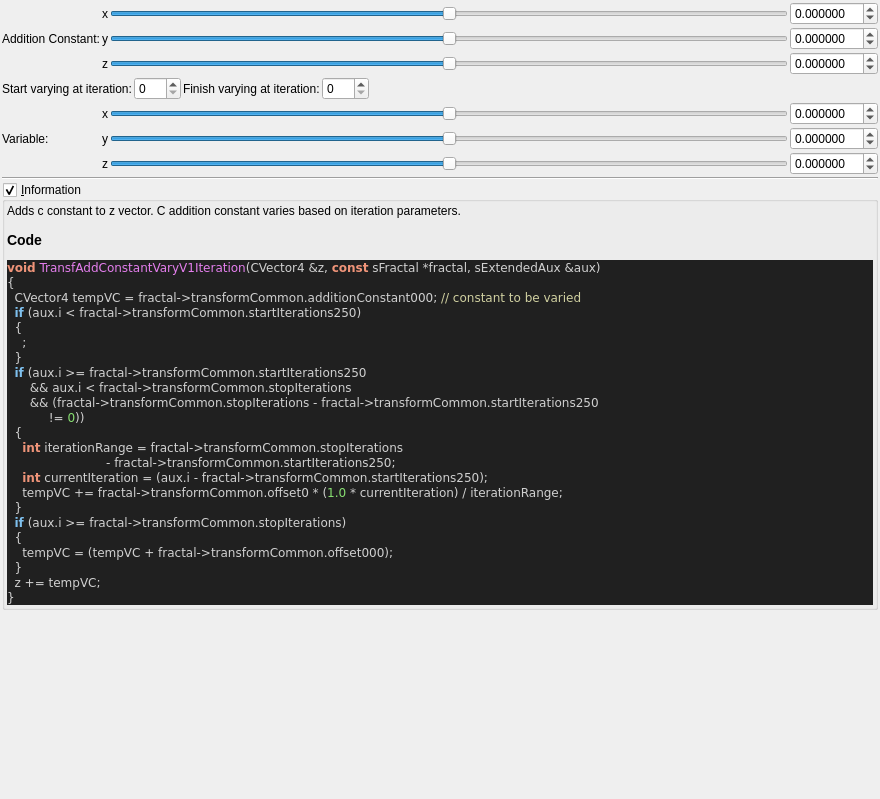
<?xml version="1.0" encoding="UTF-8"?>
<ui version="4.0">
 <class>transf_add_constant_vary_v1</class>
 <widget class="QWidget" name="Form">
  <property name="geometry">
   <rect>
    <x>0</x>
    <y>0</y>
    <width>880</width>
    <height>799</height>
   </rect>
  </property>
  <property name="windowTitle">
   <string notr="true">transf_add_constant_vary_v1</string>
  </property>
  <layout class="QVBoxLayout" name="verticalLayout">
   <property name="spacing">
    <number>2</number>
   </property>
   <property name="leftMargin">
    <number>2</number>
   </property>
   <property name="topMargin">
    <number>2</number>
   </property>
   <property name="rightMargin">
    <number>2</number>
   </property>
   <property name="bottomMargin">
    <number>2</number>
   </property>
   <item>
    <layout class="QGridLayout" name="gridLayout_44">
     <property name="spacing">
      <number>2</number>
     </property>
     <item row="4" column="1">
      <widget class="QLabel" name="label_167">
       <property name="text">
        <string notr="true">x</string>
       </property>
      </widget>
     </item>
     <item row="4" column="2">
      <widget class="QSlider" name="slider3_transf_offset_000_x">
       <property name="sizePolicy">
        <sizepolicy hsizetype="Expanding" vsizetype="Maximum">
         <horstretch>0</horstretch>
         <verstretch>0</verstretch>
        </sizepolicy>
       </property>
       <property name="minimum">
        <number>-5000000</number>
       </property>
       <property name="maximum">
        <number>5000000</number>
       </property>
       <property name="singleStep">
        <number>1</number>
       </property>
       <property name="orientation">
        <enum>Qt::Horizontal</enum>
       </property>
      </widget>
     </item>
     <item row="6" column="1">
      <widget class="QLabel" name="label_161">
       <property name="text">
        <string notr="true">z</string>
       </property>
      </widget>
     </item>
     <item row="5" column="2">
      <widget class="QSlider" name="slider3_transf_offset_000_y">
       <property name="sizePolicy">
        <sizepolicy hsizetype="Expanding" vsizetype="Maximum">
         <horstretch>0</horstretch>
         <verstretch>0</verstretch>
        </sizepolicy>
       </property>
       <property name="minimum">
        <number>-5000000</number>
       </property>
       <property name="maximum">
        <number>5000000</number>
       </property>
       <property name="singleStep">
        <number>1</number>
       </property>
       <property name="orientation">
        <enum>Qt::Horizontal</enum>
       </property>
      </widget>
     </item>
     <item row="2" column="3">
      <widget class="MyDoubleSpinBox" name="spinbox3_transf_addition_constant_z">
       <property name="sizePolicy">
        <sizepolicy hsizetype="Minimum" vsizetype="Maximum">
         <horstretch>0</horstretch>
         <verstretch>0</verstretch>
        </sizepolicy>
       </property>
       <property name="prefix">
        <string/>
       </property>
       <property name="suffix">
        <string/>
       </property>
       <property name="decimals">
        <number>6</number>
       </property>
       <property name="minimum">
        <double>-99.989999999999995</double>
       </property>
       <property name="maximum">
        <double>99.989999999999995</double>
       </property>
       <property name="singleStep">
        <double>0.100000000000000</double>
       </property>
      </widget>
     </item>
     <item row="5" column="3">
      <widget class="MyDoubleSpinBox" name="spinbox3_transf_offset_000_y">
       <property name="sizePolicy">
        <sizepolicy hsizetype="Minimum" vsizetype="Maximum">
         <horstretch>0</horstretch>
         <verstretch>0</verstretch>
        </sizepolicy>
       </property>
       <property name="prefix">
        <string/>
       </property>
       <property name="suffix">
        <string/>
       </property>
       <property name="decimals">
        <number>6</number>
       </property>
       <property name="minimum">
        <double>-99.989999999999995</double>
       </property>
       <property name="maximum">
        <double>99.989999999999995</double>
       </property>
       <property name="singleStep">
        <double>0.100000000000000</double>
       </property>
      </widget>
     </item>
     <item row="1" column="1">
      <widget class="QLabel" name="label_162">
       <property name="text">
        <string notr="true">y</string>
       </property>
      </widget>
     </item>
     <item row="6" column="2">
      <widget class="QSlider" name="slider3_transf_offset_000_z">
       <property name="sizePolicy">
        <sizepolicy hsizetype="Expanding" vsizetype="Maximum">
         <horstretch>0</horstretch>
         <verstretch>0</verstretch>
        </sizepolicy>
       </property>
       <property name="minimum">
        <number>-5000000</number>
       </property>
       <property name="maximum">
        <number>5000000</number>
       </property>
       <property name="singleStep">
        <number>1</number>
       </property>
       <property name="orientation">
        <enum>Qt::Horizontal</enum>
       </property>
      </widget>
     </item>
     <item row="0" column="1">
      <widget class="QLabel" name="label_160">
       <property name="text">
        <string notr="true">x</string>
       </property>
      </widget>
     </item>
     <item row="1" column="2">
      <widget class="QSlider" name="slider3_transf_addition_constant_y">
       <property name="sizePolicy">
        <sizepolicy hsizetype="Expanding" vsizetype="Maximum">
         <horstretch>0</horstretch>
         <verstretch>0</verstretch>
        </sizepolicy>
       </property>
       <property name="minimum">
        <number>-5000000</number>
       </property>
       <property name="maximum">
        <number>5000000</number>
       </property>
       <property name="singleStep">
        <number>1</number>
       </property>
       <property name="orientation">
        <enum>Qt::Horizontal</enum>
       </property>
      </widget>
     </item>
     <item row="0" column="3">
      <widget class="MyDoubleSpinBox" name="spinbox3_transf_addition_constant_x">
       <property name="sizePolicy">
        <sizepolicy hsizetype="Minimum" vsizetype="Maximum">
         <horstretch>0</horstretch>
         <verstretch>0</verstretch>
        </sizepolicy>
       </property>
       <property name="prefix">
        <string/>
       </property>
       <property name="suffix">
        <string/>
       </property>
       <property name="decimals">
        <number>6</number>
       </property>
       <property name="minimum">
        <double>-99.989999999999995</double>
       </property>
       <property name="maximum">
        <double>99.989999999999995</double>
       </property>
       <property name="singleStep">
        <double>0.100000000000000</double>
       </property>
      </widget>
     </item>
     <item row="2" column="2">
      <widget class="QSlider" name="slider3_transf_addition_constant_z">
       <property name="sizePolicy">
        <sizepolicy hsizetype="Expanding" vsizetype="Maximum">
         <horstretch>0</horstretch>
         <verstretch>0</verstretch>
        </sizepolicy>
       </property>
       <property name="minimum">
        <number>-5000000</number>
       </property>
       <property name="maximum">
        <number>5000000</number>
       </property>
       <property name="singleStep">
        <number>1</number>
       </property>
       <property name="orientation">
        <enum>Qt::Horizontal</enum>
       </property>
      </widget>
     </item>
     <item row="2" column="1">
      <widget class="QLabel" name="label_163">
       <property name="text">
        <string notr="true">z</string>
       </property>
      </widget>
     </item>
     <item row="0" column="2">
      <widget class="QSlider" name="slider3_transf_addition_constant_x">
       <property name="sizePolicy">
        <sizepolicy hsizetype="Preferred" vsizetype="Preferred">
         <horstretch>0</horstretch>
         <verstretch>0</verstretch>
        </sizepolicy>
       </property>
       <property name="minimum">
        <number>-5000000</number>
       </property>
       <property name="maximum">
        <number>5000000</number>
       </property>
       <property name="singleStep">
        <number>1</number>
       </property>
       <property name="orientation">
        <enum>Qt::Horizontal</enum>
       </property>
      </widget>
     </item>
     <item row="6" column="3">
      <widget class="MyDoubleSpinBox" name="spinbox3_transf_offset_000_z">
       <property name="sizePolicy">
        <sizepolicy hsizetype="Minimum" vsizetype="Maximum">
         <horstretch>0</horstretch>
         <verstretch>0</verstretch>
        </sizepolicy>
       </property>
       <property name="prefix">
        <string/>
       </property>
       <property name="suffix">
        <string/>
       </property>
       <property name="decimals">
        <number>6</number>
       </property>
       <property name="minimum">
        <double>-99.989999999999995</double>
       </property>
       <property name="maximum">
        <double>99.989999999999995</double>
       </property>
       <property name="singleStep">
        <double>0.100000000000000</double>
       </property>
      </widget>
     </item>
     <item row="1" column="3">
      <widget class="MyDoubleSpinBox" name="spinbox3_transf_addition_constant_y">
       <property name="sizePolicy">
        <sizepolicy hsizetype="Minimum" vsizetype="Maximum">
         <horstretch>0</horstretch>
         <verstretch>0</verstretch>
        </sizepolicy>
       </property>
       <property name="prefix">
        <string/>
       </property>
       <property name="suffix">
        <string/>
       </property>
       <property name="decimals">
        <number>6</number>
       </property>
       <property name="minimum">
        <double>-99.989999999999995</double>
       </property>
       <property name="maximum">
        <double>99.989999999999995</double>
       </property>
       <property name="singleStep">
        <double>0.100000000000000</double>
       </property>
      </widget>
     </item>
     <item row="4" column="3">
      <widget class="MyDoubleSpinBox" name="spinbox3_transf_offset_000_x">
       <property name="sizePolicy">
        <sizepolicy hsizetype="Minimum" vsizetype="Maximum">
         <horstretch>0</horstretch>
         <verstretch>0</verstretch>
        </sizepolicy>
       </property>
       <property name="prefix">
        <string/>
       </property>
       <property name="suffix">
        <string/>
       </property>
       <property name="decimals">
        <number>6</number>
       </property>
       <property name="minimum">
        <double>-99.989999999999995</double>
       </property>
       <property name="maximum">
        <double>99.989999999999995</double>
       </property>
       <property name="singleStep">
        <double>0.100000000000000</double>
       </property>
      </widget>
     </item>
     <item row="1" column="0">
      <widget class="QLabel" name="label_164">
       <property name="text">
        <string>Addition Constant:</string>
       </property>
      </widget>
     </item>
     <item row="5" column="1">
      <widget class="QLabel" name="label_165">
       <property name="text">
        <string notr="true">y</string>
       </property>
      </widget>
     </item>
     <item row="3" column="0" colspan="4">
      <layout class="QGridLayout" name="gridLayout_45">
       <item row="0" column="3">
        <widget class="MySpinBox" name="spinboxInt_transf_stop_iterations">
         <property name="sizePolicy">
          <sizepolicy hsizetype="Minimum" vsizetype="Maximum">
           <horstretch>0</horstretch>
           <verstretch>0</verstretch>
          </sizepolicy>
         </property>
         <property name="maximum">
          <number>250</number>
         </property>
        </widget>
       </item>
       <item row="0" column="4">
        <spacer name="horizontalSpacer_24">
         <property name="orientation">
          <enum>Qt::Horizontal</enum>
         </property>
         <property name="sizeHint" stdset="0">
          <size>
           <width>40</width>
           <height>20</height>
          </size>
         </property>
        </spacer>
       </item>
       <item row="0" column="1">
        <widget class="MySpinBox" name="spinboxInt_transf_start_iterations_250">
         <property name="sizePolicy">
          <sizepolicy hsizetype="Minimum" vsizetype="Maximum">
           <horstretch>0</horstretch>
           <verstretch>0</verstretch>
          </sizepolicy>
         </property>
         <property name="maximum">
          <number>250</number>
         </property>
        </widget>
       </item>
       <item row="0" column="2">
        <widget class="QLabel" name="label_169">
         <property name="text">
          <string>Finish varying at iteration:</string>
         </property>
        </widget>
       </item>
       <item row="0" column="0">
        <widget class="QLabel" name="label_171">
         <property name="text">
          <string>Start varying at iteration:</string>
         </property>
        </widget>
       </item>
      </layout>
     </item>
     <item row="5" column="0">
      <widget class="QLabel" name="label_166">
       <property name="text">
        <string>Variable:</string>
       </property>
      </widget>
     </item>
    </layout>
   </item>
   <item>
    <widget class="Line" name="line_31">
     <property name="orientation">
      <enum>Qt::Horizontal</enum>
     </property>
    </widget>
   </item>
   <item>
    <widget class="MyGroupBox" name="groupCheck_info">
     <property name="title">
      <string>&amp;Information</string>
     </property>
     <property name="flat">
      <bool>false</bool>
     </property>
     <property name="checkable">
      <bool>true</bool>
     </property>
     <layout class="QVBoxLayout" name="verticalLayout_2">
      <property name="spacing">
       <number>2</number>
      </property>
      <property name="leftMargin">
       <number>2</number>
      </property>
      <property name="topMargin">
       <number>2</number>
      </property>
      <property name="rightMargin">
       <number>2</number>
      </property>
      <property name="bottomMargin">
       <number>2</number>
      </property>
      <item>
       <widget class="QLabel" name="label_code_content">
        <property name="text">
         <string notr="true">&lt;p&gt;Adds c constant to z vector. C addition constant varies based on iteration parameters.&lt;/p&gt;&lt;table&gt;
&lt;/table&gt;
&lt;h3&gt;Code&lt;/h3&gt;
&lt;body style=&quot;background-color:#202020&quot;&gt;
&lt;pre style=&quot;color:#d0d0d0; background-color:#202020;  font-family:'Courier New',monospace;&quot;&gt;&lt;span style=&quot;color:#f09479; font-weight:bold&quot;&gt;void&lt;/span&gt; &lt;span style=&quot;color:#e47eed&quot;&gt;TransfAddConstantVaryV1Iteration&lt;/span&gt;&lt;span style=&quot;color:#d0d0d0&quot;&gt;(&lt;/span&gt;CVector4 &lt;span style=&quot;color:#d0d0d0&quot;&gt;&amp;amp;&lt;/span&gt;z&lt;span style=&quot;color:#d0d0d0&quot;&gt;,&lt;/span&gt; &lt;span style=&quot;color:#f09479; font-weight:bold&quot;&gt;const&lt;/span&gt; sFractal &lt;span style=&quot;color:#d0d0d0&quot;&gt;*&lt;/span&gt;fractal&lt;span style=&quot;color:#d0d0d0&quot;&gt;,&lt;/span&gt; sExtendedAux &lt;span style=&quot;color:#d0d0d0&quot;&gt;&amp;amp;&lt;/span&gt;aux&lt;span style=&quot;color:#d0d0d0&quot;&gt;)&lt;/span&gt;
&lt;span style=&quot;color:#d0d0d0&quot;&gt;{&lt;/span&gt;
  CVector4 tempVC &lt;span style=&quot;color:#d0d0d0&quot;&gt;=&lt;/span&gt; fractal&lt;span style=&quot;color:#d0d0d0&quot;&gt;-&amp;gt;&lt;/span&gt;transformCommon&lt;span style=&quot;color:#d0d0d0&quot;&gt;.&lt;/span&gt;additionConstant000&lt;span style=&quot;color:#d0d0d0&quot;&gt;;&lt;/span&gt; &lt;span style=&quot;color:#d0d0a0&quot;&gt;// constant to be varied&lt;/span&gt;
  &lt;span style=&quot;color:#7ec0ee; font-weight:bold&quot;&gt;if&lt;/span&gt; &lt;span style=&quot;color:#d0d0d0&quot;&gt;(&lt;/span&gt;aux&lt;span style=&quot;color:#d0d0d0&quot;&gt;.&lt;/span&gt;i &lt;span style=&quot;color:#d0d0d0&quot;&gt;&amp;lt;&lt;/span&gt; fractal&lt;span style=&quot;color:#d0d0d0&quot;&gt;-&amp;gt;&lt;/span&gt;transformCommon&lt;span style=&quot;color:#d0d0d0&quot;&gt;.&lt;/span&gt;startIterations250&lt;span style=&quot;color:#d0d0d0&quot;&gt;)&lt;/span&gt;
  &lt;span style=&quot;color:#d0d0d0&quot;&gt;{&lt;/span&gt;
    &lt;span style=&quot;color:#d0d0d0&quot;&gt;;&lt;/span&gt;
  &lt;span style=&quot;color:#d0d0d0&quot;&gt;}&lt;/span&gt;
  &lt;span style=&quot;color:#7ec0ee; font-weight:bold&quot;&gt;if&lt;/span&gt; &lt;span style=&quot;color:#d0d0d0&quot;&gt;(&lt;/span&gt;aux&lt;span style=&quot;color:#d0d0d0&quot;&gt;.&lt;/span&gt;i &lt;span style=&quot;color:#d0d0d0&quot;&gt;&amp;gt;=&lt;/span&gt; fractal&lt;span style=&quot;color:#d0d0d0&quot;&gt;-&amp;gt;&lt;/span&gt;transformCommon&lt;span style=&quot;color:#d0d0d0&quot;&gt;.&lt;/span&gt;startIterations250
      &lt;span style=&quot;color:#d0d0d0&quot;&gt;&amp;amp;&amp;amp;&lt;/span&gt; aux&lt;span style=&quot;color:#d0d0d0&quot;&gt;.&lt;/span&gt;i &lt;span style=&quot;color:#d0d0d0&quot;&gt;&amp;lt;&lt;/span&gt; fractal&lt;span style=&quot;color:#d0d0d0&quot;&gt;-&amp;gt;&lt;/span&gt;transformCommon&lt;span style=&quot;color:#d0d0d0&quot;&gt;.&lt;/span&gt;stopIterations
      &lt;span style=&quot;color:#d0d0d0&quot;&gt;&amp;amp;&amp;amp; (&lt;/span&gt;fractal&lt;span style=&quot;color:#d0d0d0&quot;&gt;-&amp;gt;&lt;/span&gt;transformCommon&lt;span style=&quot;color:#d0d0d0&quot;&gt;.&lt;/span&gt;stopIterations &lt;span style=&quot;color:#d0d0d0&quot;&gt;-&lt;/span&gt; fractal&lt;span style=&quot;color:#d0d0d0&quot;&gt;-&amp;gt;&lt;/span&gt;transformCommon&lt;span style=&quot;color:#d0d0d0&quot;&gt;.&lt;/span&gt;startIterations250
           &lt;span style=&quot;color:#d0d0d0&quot;&gt;!=&lt;/span&gt; &lt;span style=&quot;color:#87df71&quot;&gt;0&lt;/span&gt;&lt;span style=&quot;color:#d0d0d0&quot;&gt;))&lt;/span&gt;
  &lt;span style=&quot;color:#d0d0d0&quot;&gt;{&lt;/span&gt;
    &lt;span style=&quot;color:#f09479; font-weight:bold&quot;&gt;int&lt;/span&gt; iterationRange &lt;span style=&quot;color:#d0d0d0&quot;&gt;=&lt;/span&gt; fractal&lt;span style=&quot;color:#d0d0d0&quot;&gt;-&amp;gt;&lt;/span&gt;transformCommon&lt;span style=&quot;color:#d0d0d0&quot;&gt;.&lt;/span&gt;stopIterations
                          &lt;span style=&quot;color:#d0d0d0&quot;&gt;-&lt;/span&gt; fractal&lt;span style=&quot;color:#d0d0d0&quot;&gt;-&amp;gt;&lt;/span&gt;transformCommon&lt;span style=&quot;color:#d0d0d0&quot;&gt;.&lt;/span&gt;startIterations250&lt;span style=&quot;color:#d0d0d0&quot;&gt;;&lt;/span&gt;
    &lt;span style=&quot;color:#f09479; font-weight:bold&quot;&gt;int&lt;/span&gt; currentIteration &lt;span style=&quot;color:#d0d0d0&quot;&gt;= (&lt;/span&gt;aux&lt;span style=&quot;color:#d0d0d0&quot;&gt;.&lt;/span&gt;i &lt;span style=&quot;color:#d0d0d0&quot;&gt;-&lt;/span&gt; fractal&lt;span style=&quot;color:#d0d0d0&quot;&gt;-&amp;gt;&lt;/span&gt;transformCommon&lt;span style=&quot;color:#d0d0d0&quot;&gt;.&lt;/span&gt;startIterations250&lt;span style=&quot;color:#d0d0d0&quot;&gt;);&lt;/span&gt;
    tempVC &lt;span style=&quot;color:#d0d0d0&quot;&gt;+=&lt;/span&gt; fractal&lt;span style=&quot;color:#d0d0d0&quot;&gt;-&amp;gt;&lt;/span&gt;transformCommon&lt;span style=&quot;color:#d0d0d0&quot;&gt;.&lt;/span&gt;offset0 &lt;span style=&quot;color:#d0d0d0&quot;&gt;* (&lt;/span&gt;&lt;span style=&quot;color:#87df71&quot;&gt;1.0&lt;/span&gt; &lt;span style=&quot;color:#d0d0d0&quot;&gt;*&lt;/span&gt; currentIteration&lt;span style=&quot;color:#d0d0d0&quot;&gt;) /&lt;/span&gt; iterationRange&lt;span style=&quot;color:#d0d0d0&quot;&gt;;&lt;/span&gt;
  &lt;span style=&quot;color:#d0d0d0&quot;&gt;}&lt;/span&gt;
  &lt;span style=&quot;color:#7ec0ee; font-weight:bold&quot;&gt;if&lt;/span&gt; &lt;span style=&quot;color:#d0d0d0&quot;&gt;(&lt;/span&gt;aux&lt;span style=&quot;color:#d0d0d0&quot;&gt;.&lt;/span&gt;i &lt;span style=&quot;color:#d0d0d0&quot;&gt;&amp;gt;=&lt;/span&gt; fractal&lt;span style=&quot;color:#d0d0d0&quot;&gt;-&amp;gt;&lt;/span&gt;transformCommon&lt;span style=&quot;color:#d0d0d0&quot;&gt;.&lt;/span&gt;stopIterations&lt;span style=&quot;color:#d0d0d0&quot;&gt;)&lt;/span&gt;
  &lt;span style=&quot;color:#d0d0d0&quot;&gt;{&lt;/span&gt;
    tempVC &lt;span style=&quot;color:#d0d0d0&quot;&gt;= (&lt;/span&gt;tempVC &lt;span style=&quot;color:#d0d0d0&quot;&gt;+&lt;/span&gt; fractal&lt;span style=&quot;color:#d0d0d0&quot;&gt;-&amp;gt;&lt;/span&gt;transformCommon&lt;span style=&quot;color:#d0d0d0&quot;&gt;.&lt;/span&gt;offset000&lt;span style=&quot;color:#d0d0d0&quot;&gt;);&lt;/span&gt;
  &lt;span style=&quot;color:#d0d0d0&quot;&gt;}&lt;/span&gt;
  z &lt;span style=&quot;color:#d0d0d0&quot;&gt;+=&lt;/span&gt; tempVC&lt;span style=&quot;color:#d0d0d0&quot;&gt;;&lt;/span&gt;
&lt;span style=&quot;color:#d0d0d0&quot;&gt;}&lt;/span&gt;
&lt;/pre&gt;
&lt;/body&gt;</string>
        </property>
        <property name="wordWrap">
         <bool>true</bool>
        </property>
        <property name="openExternalLinks">
         <bool>true</bool>
        </property>
        <property name="textInteractionFlags">
         <set>Qt::LinksAccessibleByMouse|Qt::TextSelectableByMouse</set>
        </property>
       </widget>
      </item>
     </layout>
    </widget>
   </item>
   <item>
    <spacer name="verticalSpacer">
     <property name="orientation">
      <enum>Qt::Vertical</enum>
     </property>
     <property name="sizeHint" stdset="0">
      <size>
       <width>20</width>
       <height>40</height>
      </size>
     </property>
    </spacer>
   </item>
  </layout>
 </widget>
 <customwidgets>
  <customwidget>
   <class>MyDoubleSpinBox</class>
   <extends>QDoubleSpinBox</extends>
   <header>my_double_spin_box.h</header>
  </customwidget>
  <customwidget>
   <class>MyGroupBox</class>
   <extends>QGroupBox</extends>
   <header>my_group_box.h</header>
   <container>1</container>
  </customwidget>
  <customwidget>
   <class>MySpinBox</class>
   <extends>QSpinBox</extends>
   <header>my_spin_box.h</header>
  </customwidget>
 </customwidgets>
 <tabstops>
  <tabstop>slider3_transf_addition_constant_x</tabstop>
  <tabstop>spinbox3_transf_addition_constant_x</tabstop>
  <tabstop>slider3_transf_addition_constant_y</tabstop>
  <tabstop>spinbox3_transf_addition_constant_y</tabstop>
  <tabstop>slider3_transf_addition_constant_z</tabstop>
  <tabstop>spinbox3_transf_addition_constant_z</tabstop>
  <tabstop>spinboxInt_transf_start_iterations_250</tabstop>
  <tabstop>spinboxInt_transf_stop_iterations</tabstop>
  <tabstop>slider3_transf_offset_000_x</tabstop>
  <tabstop>spinbox3_transf_offset_000_x</tabstop>
  <tabstop>slider3_transf_offset_000_y</tabstop>
  <tabstop>spinbox3_transf_offset_000_y</tabstop>
  <tabstop>slider3_transf_offset_000_z</tabstop>
  <tabstop>spinbox3_transf_offset_000_z</tabstop>
  <tabstop>groupCheck_info</tabstop>
 </tabstops>
 <resources/>
 <connections/>
</ui>
